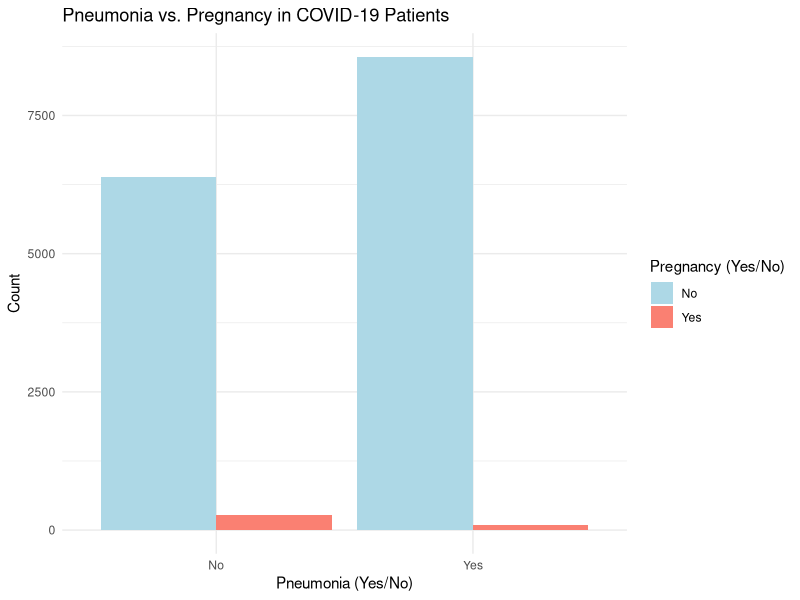
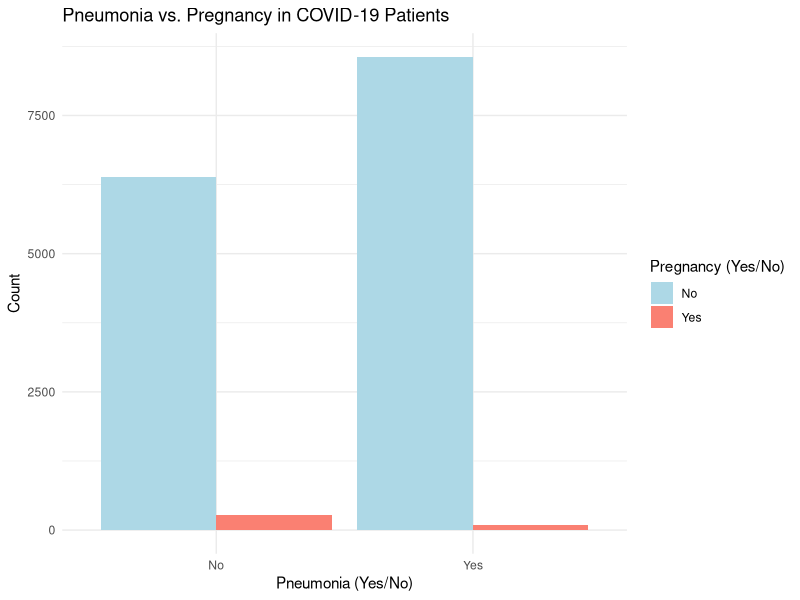
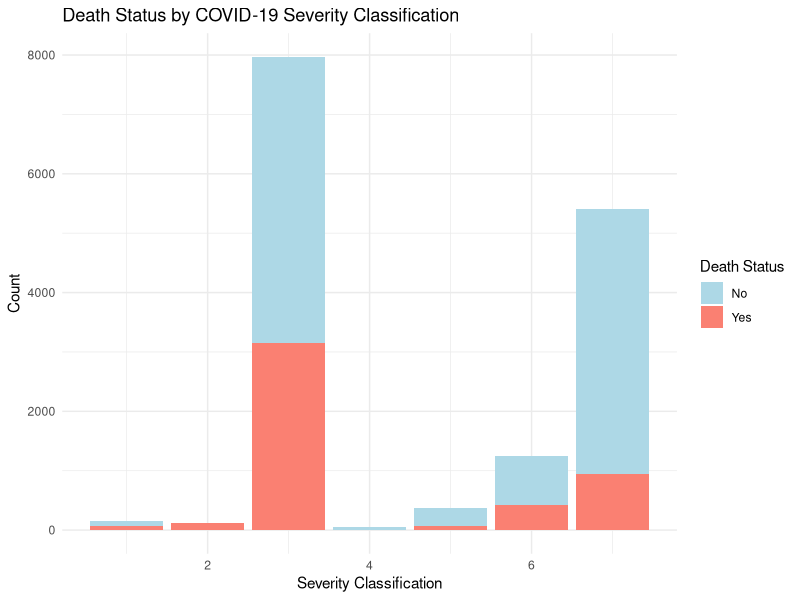
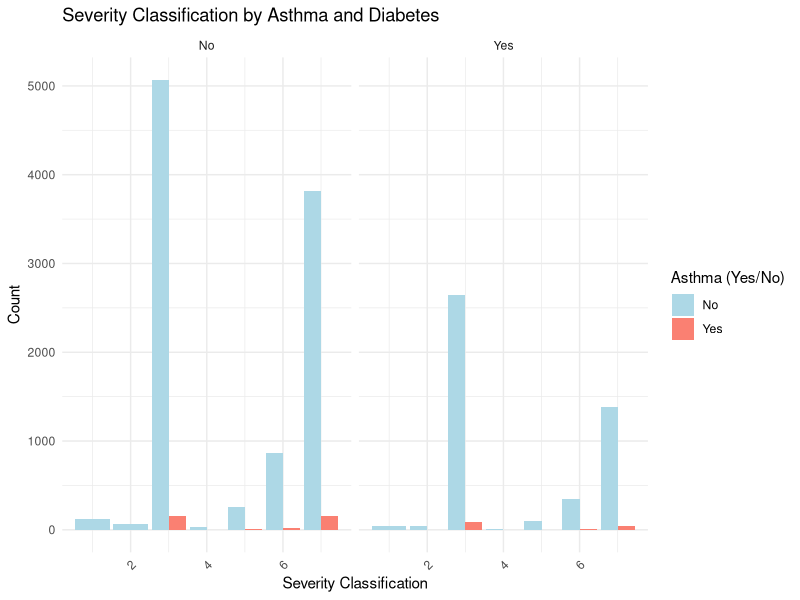
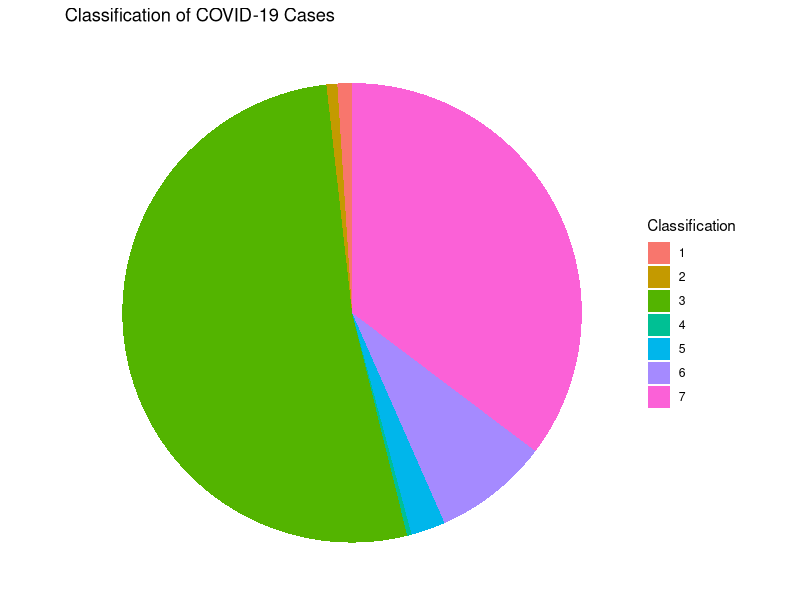

These figures' R source, in order:
# Load libraries
library(dplyr)
library(ggplot2)

# Open Data
library(readr)
data_clean <- read_csv("data/data_clean.csv")

# See how data is structured
str(data_clean)

# Graph 1: Comparing pneumonia and pregnancy data
plot1 <- ggplot(data_clean, aes(x = PNEUMONIA, fill = PREGNANT)) +
  geom_bar(position = "dodge") +
  theme_minimal() +
  labs(title = "Pneumonia vs. Pregnancy in COVID-19 Patients",
       x = "Pneumonia (Yes/No)", y = "Count",
       fill = "Pregnancy (Yes/No)") +
  scale_fill_manual(values = c("lightblue", "salmon"))

# Save Graph 1
ggsave("output/pneumonia_vs_pregnancy.png", plot = plot1, width = 8, height = 6)
print(plot1)
# Graph 2: Create a new column for Death status (Yes/No)
data_clean$DEATH_STATUS <- ifelse(is.na(data_clean$DATE_DIED), "No", "Yes")

# Comparing death status by severity classification
plot2 <- ggplot(data_clean, aes(x = CLASIFFICATION_FINAL, fill = DEATH_STATUS)) +
  geom_bar(position = "stack") +
  theme_minimal() +
  labs(title = "Death Status by COVID-19 Severity Classification",
       x = "Severity Classification",
       y = "Count",
       fill = "Death Status") +
  scale_fill_manual(values = c("lightblue", "salmon"))

# Save Graph 2
ggsave("output/death_status_by_severity.png", plot = plot2, width = 8, height = 6)

# Graph 3: Showing Asthma and Diabetes Cases based on classification
plot3 <- ggplot(data_clean, aes(x = CLASIFFICATION_FINAL, fill = factor(ASTHMA))) +
  geom_bar(position = "dodge") +
  facet_grid(~ DIABETES) + 
  theme_minimal() +
  labs(title = "Severity Classification by Asthma and Diabetes",
       x = "Severity Classification",
       y = "Count",
       fill = "Asthma (Yes/No)") +
  scale_fill_manual(values = c("lightblue", "salmon")) +
  theme(axis.text.x = element_text(angle = 45, hjust = 1))

# Save Graph 3
ggsave("output/severity_by_asthma_diabetes.png", plot = plot3, width = 10, height = 6)

# Graph 4: Count the classification categories
classification_counts <- data_clean %>%
  count(CLASIFFICATION_FINAL) %>%
  arrange(desc(n))

# Create a pie chart for classification
plot4 <- ggplot(classification_counts, aes(x = "", y = n, fill = factor(CLASIFFICATION_FINAL))) +
  geom_bar(stat = "identity", width = 1) +
  coord_polar(theta = "y") +
  labs(title = "Classification of COVID-19 Cases", fill = "Classification") +
  theme_void()

# Save Graph 4
ggsave("output/classification_pie_chart.png", plot = plot4, width = 8, height = 6)


